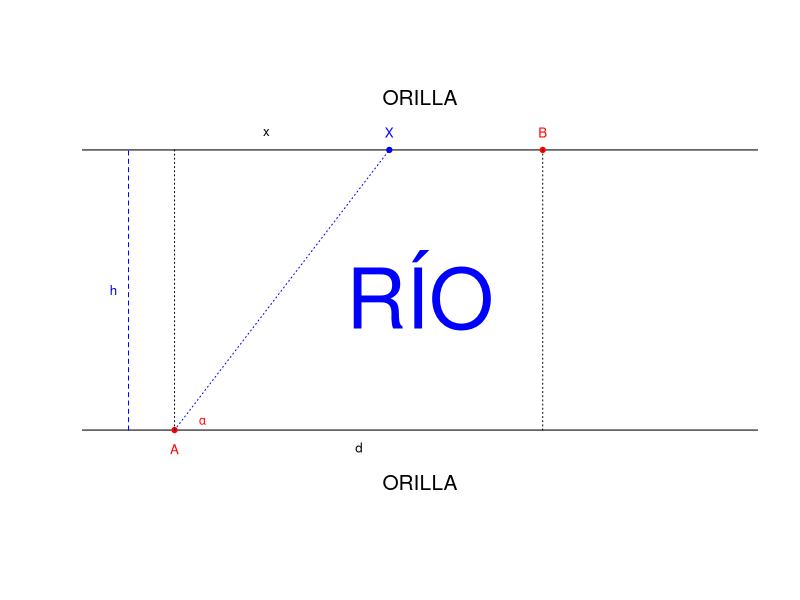
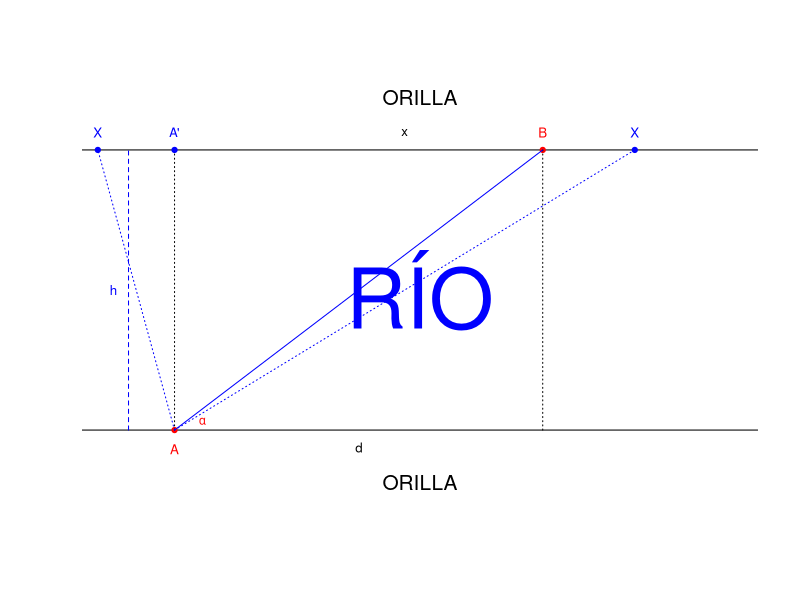

R code for these plots, in order:
## ---- chunk 1
ganancias = function(x){return(18*x-10-3*x^3/400)}
## ---- chunk 2
xmin=0
xmax=10
ymin=0
ymax=10
tolx=0.01*(xmax-xmin)
toly=0.05*(ymax-ymin)
quantsx=3
quantsy=8
plot(c(xmin-tolx,xmax+tolx,xmin-tolx,xmax+tolx),c(ymin-toly,ymin-toly,ymax+toly,ymax+toly),type="n",xlab="",ylab="",xaxt="n",yaxt="n",axes=FALSE)
x=seq(from=xmin,to=xmax,by=0.01)
#points(x,f(x),type="l")
abline(h=1,col="black")
abline(h=9,col="black")
text(5,5,'RÍO',col="blue",cex=5)
points(1,1,cex=0.7,col="red",pch=19)
points(7,9,cex=0.7,col="red",pch=19)
text(1,0.45,"A",cex=0.8,col="red")
text(7,9.5,"B",cex=0.8,col="red")
lines(c(0.25,0.25),c(1,9),col="blue",lty=2)
text(0,5,'h',col="blue",cex=0.8)
lines(c(1,4.5),c(1,9),col="blue",lty=3)
text(4.5,9.5,"X",cex=0.8,col="blue")
points(4.5,9,cex=0.7,col="blue",pch=19)
lines(c(1,1),c(1,9),lty=3)
lines(c(7,7),c(1,9),lty=3)
text(4,0.5,'d',cex=0.8)
text(5,-0.5,"ORILLA",cex=1.25)
text(5,10.5,"ORILLA",cex=1.25)
text(1.45,1.25,expression(alpha),col="red",cex=0.7)
text(2.5,9.5,"x",cex=0.8)
## ---- chunk 3
xmin=0
xmax=10
ymin=0
ymax=10
tolx=0.01*(xmax-xmin)
toly=0.05*(ymax-ymin)
quantsx=3
quantsy=8
plot(c(xmin-tolx,xmax+tolx,xmin-tolx,xmax+tolx),c(ymin-toly,ymin-toly,ymax+toly,ymax+toly),type="n",xlab="",ylab="",xaxt="n",yaxt="n",axes=FALSE)
x=seq(from=xmin,to=xmax,by=0.01)
#points(x,f(x),type="l")
abline(h=1,col="black")
abline(h=9,col="black")
text(5,5,'RÍO',col="blue",cex=5)
points(1,1,cex=0.7,col="red",pch=19)
points(7,9,cex=0.7,col="red",pch=19)
text(1,0.45,"A",cex=0.8,col="red")
text(7,9.5,"B",cex=0.8,col="red")
lines(c(0.25,0.25),c(1,9),col="blue",lty=2)
text(0,5,'h',col="blue",cex=0.8)
lines(c(1,8.5),c(1,9),col="blue",lty=3)
text(8.5,9.5,"X",cex=0.8,col="blue")
points(8.5,9,cex=0.7,col="blue",pch=19)
lines(c(1,1),c(1,9),lty=3)
lines(c(7,7),c(1,9),lty=3)
text(4,0.5,'d',cex=0.8)
text(5,-0.5,"ORILLA",cex=1.25)
text(5,10.5,"ORILLA",cex=1.25)
text(1.45,1.25,expression(alpha),col="red",cex=0.7)
text((1+8.5)/2,9.5,"x",cex=0.8)
lines(c(1,7),c(1,9),lty=1,col="blue")
points(1,9,cex=0.7,col="blue",pch=19)
text(1,9.5,'A\'',cex=0.8,col="blue")
points(-0.25,9,cex=0.7,col="blue",pch=19)
text(-0.25,9.5,'X',cex=0.8,col="blue")
lines(c(1,-0.25),c(1,9),col="blue",lty=3)
